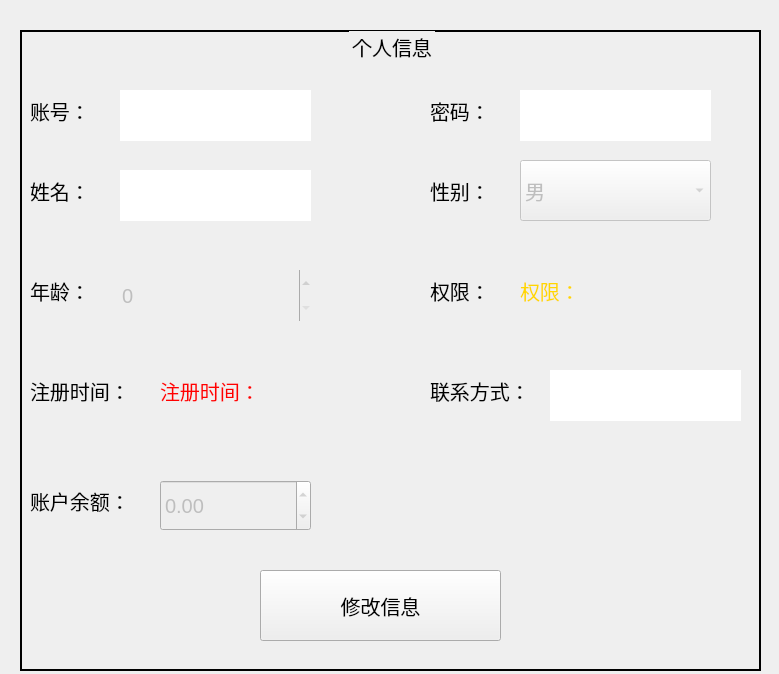
<?xml version="1.0" encoding="UTF-8"?>
<ui version="4.0">
 <class>PersonalMessage</class>
 <widget class="QWidget" name="PersonalMessage">
  <property name="geometry">
   <rect>
    <x>0</x>
    <y>0</y>
    <width>779</width>
    <height>674</height>
   </rect>
  </property>
  <property name="font">
   <font>
    <pointsize>15</pointsize>
   </font>
  </property>
  <property name="windowTitle">
   <string>Form</string>
  </property>
  <property name="styleSheet">
   <string notr="true"/>
  </property>
  <widget class="QGroupBox" name="groupBox">
   <property name="geometry">
    <rect>
     <x>20</x>
     <y>30</y>
     <width>741</width>
     <height>641</height>
    </rect>
   </property>
   <property name="font">
    <font>
     <pointsize>15</pointsize>
    </font>
   </property>
   <property name="toolTipDuration">
    <number>-1</number>
   </property>
   <property name="styleSheet">
    <string notr="true">QGroupBox{
border:2px solid black;
}
</string>
   </property>
   <property name="title">
    <string>个人信息</string>
   </property>
   <property name="alignment">
    <set>Qt::AlignCenter</set>
   </property>
   <widget class="QPushButton" name="OK">
    <property name="geometry">
     <rect>
      <x>240</x>
      <y>540</y>
      <width>241</width>
      <height>71</height>
     </rect>
    </property>
    <property name="font">
     <font>
      <pointsize>15</pointsize>
     </font>
    </property>
    <property name="text">
     <string>修改信息</string>
    </property>
   </widget>
   <widget class="QLabel" name="label_4">
    <property name="geometry">
     <rect>
      <x>410</x>
      <y>130</y>
      <width>91</width>
      <height>61</height>
     </rect>
    </property>
    <property name="font">
     <font>
      <pointsize>15</pointsize>
     </font>
    </property>
    <property name="text">
     <string>性别：</string>
    </property>
   </widget>
   <widget class="QLineEdit" name="contact">
    <property name="enabled">
     <bool>false</bool>
    </property>
    <property name="geometry">
     <rect>
      <x>530</x>
      <y>340</y>
      <width>191</width>
      <height>51</height>
     </rect>
    </property>
    <property name="font">
     <font>
      <pointsize>15</pointsize>
     </font>
    </property>
    <property name="text">
     <string/>
    </property>
    <property name="frame">
     <bool>false</bool>
    </property>
   </widget>
   <widget class="QLabel" name="contactLabel">
    <property name="geometry">
     <rect>
      <x>410</x>
      <y>330</y>
      <width>121</width>
      <height>61</height>
     </rect>
    </property>
    <property name="font">
     <font>
      <pointsize>15</pointsize>
     </font>
    </property>
    <property name="text">
     <string>联系方式：</string>
    </property>
   </widget>
   <widget class="QLabel" name="nameLabel">
    <property name="geometry">
     <rect>
      <x>10</x>
      <y>130</y>
      <width>91</width>
      <height>61</height>
     </rect>
    </property>
    <property name="font">
     <font>
      <pointsize>15</pointsize>
     </font>
    </property>
    <property name="text">
     <string>姓名：</string>
    </property>
   </widget>
   <widget class="QLabel" name="idLabel">
    <property name="geometry">
     <rect>
      <x>10</x>
      <y>50</y>
      <width>91</width>
      <height>61</height>
     </rect>
    </property>
    <property name="font">
     <font>
      <pointsize>15</pointsize>
     </font>
    </property>
    <property name="text">
     <string>账号：</string>
    </property>
   </widget>
   <widget class="QLabel" name="label_5">
    <property name="geometry">
     <rect>
      <x>10</x>
      <y>230</y>
      <width>91</width>
      <height>61</height>
     </rect>
    </property>
    <property name="font">
     <font>
      <pointsize>15</pointsize>
     </font>
    </property>
    <property name="text">
     <string>年龄：</string>
    </property>
   </widget>
   <widget class="QLabel" name="moneyLabel">
    <property name="geometry">
     <rect>
      <x>10</x>
      <y>440</y>
      <width>121</width>
      <height>61</height>
     </rect>
    </property>
    <property name="font">
     <font>
      <pointsize>15</pointsize>
     </font>
    </property>
    <property name="text">
     <string>账户余额：</string>
    </property>
   </widget>
   <widget class="QLabel" name="power">
    <property name="geometry">
     <rect>
      <x>500</x>
      <y>230</y>
      <width>91</width>
      <height>61</height>
     </rect>
    </property>
    <property name="font">
     <font>
      <pointsize>15</pointsize>
     </font>
    </property>
    <property name="styleSheet">
     <string notr="true">QLabel{
color:gold;
}</string>
    </property>
    <property name="text">
     <string>权限：</string>
    </property>
   </widget>
   <widget class="QDoubleSpinBox" name="money">
    <property name="enabled">
     <bool>false</bool>
    </property>
    <property name="geometry">
     <rect>
      <x>140</x>
      <y>450</y>
      <width>151</width>
      <height>51</height>
     </rect>
    </property>
    <property name="font">
     <font>
      <pointsize>15</pointsize>
     </font>
    </property>
    <property name="minimum">
     <double>-10000.000000000000000</double>
    </property>
    <property name="maximum">
     <double>10000.000000000000000</double>
    </property>
    <property name="value">
     <double>0.000000000000000</double>
    </property>
   </widget>
   <widget class="QLineEdit" name="password">
    <property name="enabled">
     <bool>false</bool>
    </property>
    <property name="geometry">
     <rect>
      <x>500</x>
      <y>60</y>
      <width>191</width>
      <height>51</height>
     </rect>
    </property>
    <property name="font">
     <font>
      <pointsize>15</pointsize>
     </font>
    </property>
    <property name="frame">
     <bool>false</bool>
    </property>
   </widget>
   <widget class="QLineEdit" name="name">
    <property name="enabled">
     <bool>false</bool>
    </property>
    <property name="geometry">
     <rect>
      <x>100</x>
      <y>140</y>
      <width>191</width>
      <height>51</height>
     </rect>
    </property>
    <property name="font">
     <font>
      <pointsize>15</pointsize>
     </font>
    </property>
    <property name="frame">
     <bool>false</bool>
    </property>
   </widget>
   <widget class="QLabel" name="registerTImeLabel">
    <property name="geometry">
     <rect>
      <x>10</x>
      <y>330</y>
      <width>121</width>
      <height>61</height>
     </rect>
    </property>
    <property name="font">
     <font>
      <pointsize>15</pointsize>
     </font>
    </property>
    <property name="text">
     <string>注册时间：</string>
    </property>
   </widget>
   <widget class="QLabel" name="registerTime">
    <property name="geometry">
     <rect>
      <x>140</x>
      <y>330</y>
      <width>121</width>
      <height>61</height>
     </rect>
    </property>
    <property name="font">
     <font>
      <pointsize>15</pointsize>
     </font>
    </property>
    <property name="styleSheet">
     <string notr="true">QLabel{
color:red;
}</string>
    </property>
    <property name="text">
     <string>注册时间：</string>
    </property>
   </widget>
   <widget class="QComboBox" name="sex">
    <property name="enabled">
     <bool>false</bool>
    </property>
    <property name="geometry">
     <rect>
      <x>500</x>
      <y>130</y>
      <width>191</width>
      <height>61</height>
     </rect>
    </property>
    <property name="font">
     <font>
      <pointsize>15</pointsize>
     </font>
    </property>
    <item>
     <property name="text">
      <string>男</string>
     </property>
    </item>
    <item>
     <property name="text">
      <string>女</string>
     </property>
    </item>
   </widget>
   <widget class="QSpinBox" name="age">
    <property name="enabled">
     <bool>false</bool>
    </property>
    <property name="geometry">
     <rect>
      <x>100</x>
      <y>240</y>
      <width>191</width>
      <height>51</height>
     </rect>
    </property>
    <property name="font">
     <font>
      <pointsize>15</pointsize>
     </font>
    </property>
    <property name="frame">
     <bool>false</bool>
    </property>
    <property name="maximum">
     <number>150</number>
    </property>
   </widget>
   <widget class="QLineEdit" name="id">
    <property name="enabled">
     <bool>false</bool>
    </property>
    <property name="geometry">
     <rect>
      <x>100</x>
      <y>60</y>
      <width>191</width>
      <height>51</height>
     </rect>
    </property>
    <property name="font">
     <font>
      <pointsize>15</pointsize>
     </font>
    </property>
    <property name="frame">
     <bool>false</bool>
    </property>
   </widget>
   <widget class="QLabel" name="powerLabel">
    <property name="geometry">
     <rect>
      <x>410</x>
      <y>230</y>
      <width>91</width>
      <height>61</height>
     </rect>
    </property>
    <property name="font">
     <font>
      <pointsize>15</pointsize>
     </font>
    </property>
    <property name="text">
     <string>权限：</string>
    </property>
   </widget>
   <widget class="QLabel" name="passwordLabel">
    <property name="geometry">
     <rect>
      <x>410</x>
      <y>50</y>
      <width>91</width>
      <height>61</height>
     </rect>
    </property>
    <property name="font">
     <font>
      <pointsize>15</pointsize>
     </font>
    </property>
    <property name="text">
     <string>密码：</string>
    </property>
   </widget>
  </widget>
 </widget>
 <resources/>
 <connections/>
</ui>
